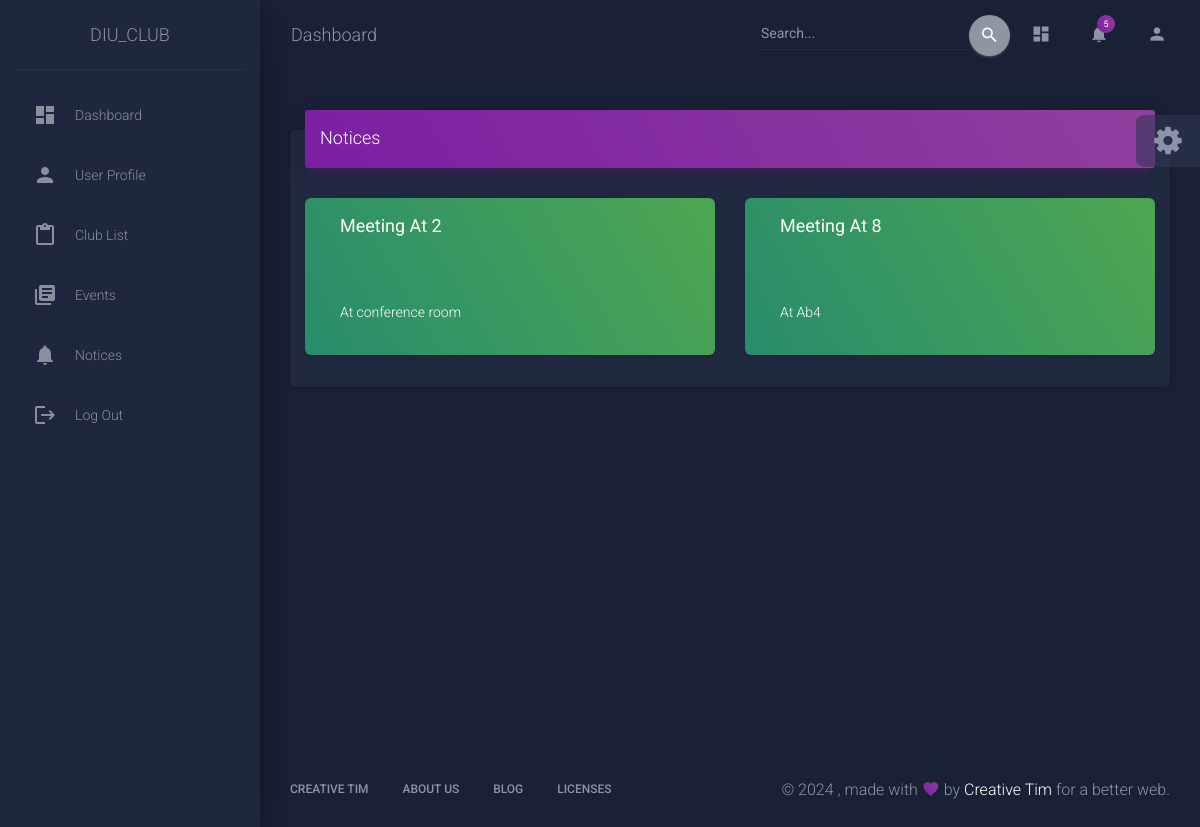
Page /notice (signed in) on the committed database.
### Dashboard/models.py (models this page shows, shortened)
class Notice(models.Model):
    title = models.CharField(max_length=50)
    description = models.CharField(max_length=500)

### Dashboard/views.py (the view)
# urls.py: path('notice',views.notice,name='notice'),
@login_required
def notice(request):
    if request.method == 'POST':
        form = NoticeForm(request.POST)
        if form.is_valid():
            form.save()
            return redirect('notice')
        else:
            return render(request,'dashboard/notice.html',{"form":form})
    else:
        form_data = Notice.objects.all()
        form = NoticeForm()
        return render(request, 'dashboard/notice.html',{"form":form,"form_data":form_data})

### Dashboard/forms.py
class NoticeForm(forms.ModelForm):
    class Meta:
        model = Notice
        fields = ['title','description']
        widgets ={
            'title': forms.TextInput(attrs={'class': 'form-control'}),
            'description': forms.TextInput(attrs={'class': 'form-control'}),
        }

### templates/dashboard/notice.html (shortened to what this page needs)
   {% load static %}
   <!DOCTYPE html>
   <html lang="en">
      <head>
         <link rel="stylesheet" href="https://maxcdn.bootstrapcdn.com/font-awesome/latest/css/font-awesome.min.css">
         <link href="{% static 'css/assets/demo/demo.css' %}" rel="stylesheet" />
         <link href="{% static 'css/assets/css/material-dashboard.css' %}" rel="stylesheet" />
      </head>
      <body class="dark-edition">
         <div class="wrapper">
            <div class="sidebar" data-color="purple" data-background-color="black" data-image="css/assets/img/sidebar-2.jpg">
               <div class="logo"><a href="http://www.creative-tim.com" class="simple-text logo-normal">
                  DIU_CLUB
                  </a>
               </div>
               <div class="sidebar-wrapper">
                  <ul class="nav">
                     <li class="nav-item">
                        <a class="nav-link" href="{% url 'dashboard' %}">
                           <i class="material-icons">dashboard</i>
                           <p>Dashboard</p>
                        </a>
                     </li>
                     <li class="nav-item ">
                        <a class="nav-link" href="{% url 'profile' %}">
                           <i class="material-icons">person</i>
                           <p>User Profile</p>
                        </a>
                     </li>
                     <li class="nav-item ">
                        <a class="nav-link" href="{% url 'club' %}">
                           <i class="material-icons">content_paste</i>
                           <p>Club List</p>
                        </a>
                     </li>
                        <li class="nav-item ">
                           <a class="nav-link" href="{% url 'event' %}">
                              <i class="material-icons">library_books</i>
                              <p>Events</p>
                           </a>
                        </li>
                        <li class="nav-item ">
                           <a class="nav-link" href="{% url 'notice' %}">
                              <i class="material-icons">notifications</i>
                              <p>Notices</p>
                           </a>
                     </li>
                     <li class="nav-item ">
                        <a class="nav-link" href="{% url 'logout' %}">
                           <i class="material-icons">logout</i>
                           <p>Log Out</p>
                        </a>
                     </li>
                  </ul>
               </div>
            </div>
            <div class="main-panel">
               <nav class="navbar navbar-expand-lg navbar-transparent navbar-absolute fixed-top " id="navigation-example">
                  <div class="container-fluid">
                     <div class="navbar-wrapper">
                        <a class="navbar-brand" href="javascript:void(0)">Dashboard</a>
                     </div>
                     <div class="collapse navbar-collapse justify-content-end">
                        <form class="navbar-form">
                           <div class="input-group no-border">
                              <input type="text" value="" class="form-control" placeholder="Search...">
                              <button type="submit" class="btn btn-default btn-round btn-just-icon">
                                 <i class="material-icons">search</i>
                                 <div class="ripple-container"></div>
                              </button>
                           </div>
                        </form>
                        <ul class="navbar-nav">
                           <li class="nav-item">
                              <a class="nav-link" href="{% url 'dashboard' %}">
                                 <i class="material-icons">dashboard</i>
                              </a>
                           </li>
                           <li class="nav-item dropdown">
                              <a class="nav-link" href="javscript:void(0)" id="navbarDropdownMenuLink" data-toggle="dropdown" aria-haspopup="true" aria-expanded="false">
                                 <i class="material-icons">notifications</i>
                                 <span class="notification">5</span>
                              </a>
                           </li>
                           <li class="nav-item">
                              <a class="nav-link" href="{% url 'profile' %}">
                                 <i class="material-icons">person</i>
                              </a>
                           </li>
                        </ul>
                     </div>
                  </div>
               </nav>
               <div class="content">
                  <div class="container-fluid">
                    <div class="row">
                      <div class="col-md-12">
                        <div class="card">
                          <div class="card-header card-header-primary">
                            <h4 class="card-title ">Notices</h4>
                          </div>
                          <div class="container">
                            <div class="row">
                              {% for things in form_data %}
                                <div class="col-6">
                                  <div class="card text-white bg-success col-12">
                                      <h4 class="card-body text-white"><strong> {{ things.title|title }} </strong></h4><br>
                                      <p class="card-body text-white"> {{ things.description }}</p>
                                  </div>
                                </div>
                              {% endfor %}
                            </div>
                          </div>
                        <div class="col-md-12">
                           <div class="row">
                              <div class="col-lg-8 col-md-10 ml-auto mr-auto">
                              </div>
                           </div>
                        </div>
                        <div class="row">
                           <div class="col-lg-8 col-md-10 ml-auto mr-auto">
                           </div>
                        </div>
                     </div>
                  </div>
               </div>
            </div>
         </div>
         <footer class="footer">
            <div class="container-fluid">
               <nav class="float-left">
                  <ul>
                     <li>
                        <a href="https://www.creative-tim.com">
                        Creative Tim
                        </a>
                     </li>
                     <li>
                        <a href="https://creative-tim.com/presentation">
                        About Us
                        </a>
                     </li>
                     <li>
                        <a href="http://blog.creative-tim.com">
                        Blog
                        </a>
                     </li>
                     <li>
                        <a href="https://www.creative-tim.com/license">
                        Licenses
                        </a>
                     </li>
                  </ul>
               </nav>
               <div class="copyright float-right" id="date">
                  , made with <i class="material-icons">favorite</i> by
                  <a href="https://www.creative-tim.com" target="_blank">Creative Tim</a> for a better web.
               </div>
            </div>
         </footer>
         </div>
         </div>
         <div class="fixed-plugin">
            <div class="dropdown show-dropdown">
               <a href="#" data-toggle="dropdown">
               <i class="fa fa-cog fa-2x"> </i>
               </a>
            </div>
         </div>
      </body>
   </html>

### rows in the picture
Notice: title "Meeting At 2", description "At conference room"
Notice: title "Meeting At 8", description "At Ab4"
